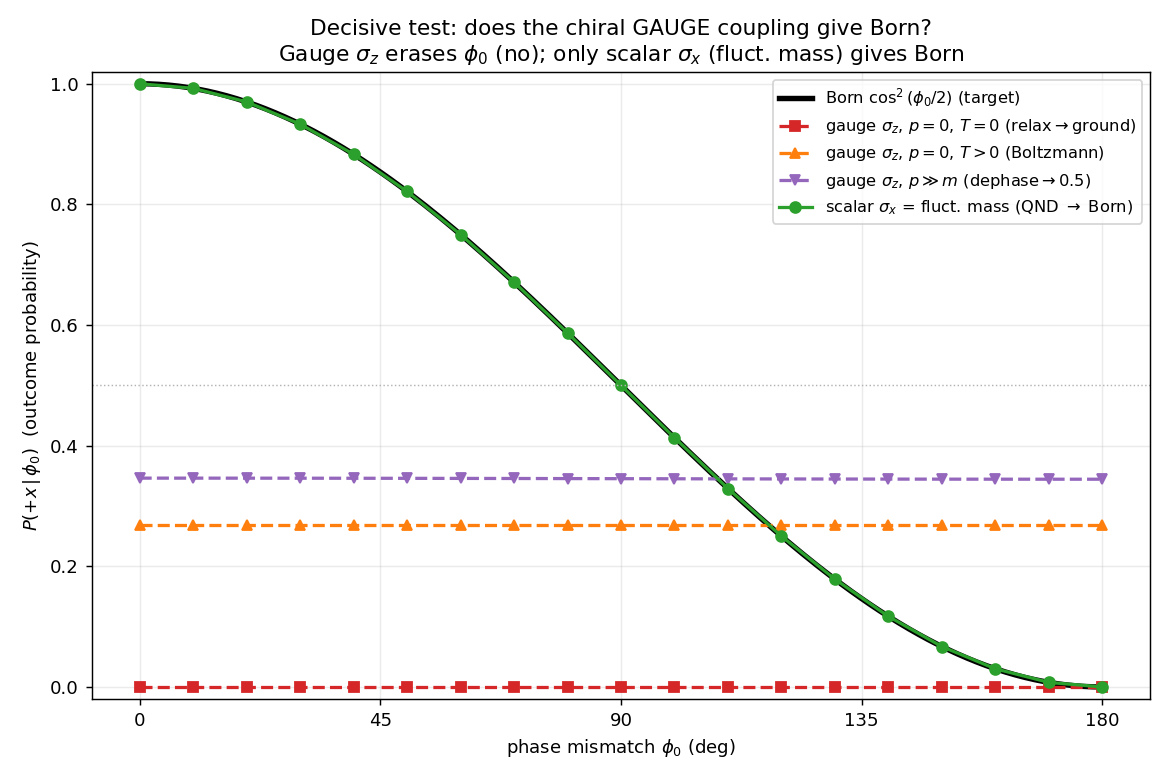

Generate this figure with Python:
#!/usr/bin/env python3
r"""
born_decisive.py
================

THE DECISIVE STEP.  born_noise_structures.py showed Born requires the Stage-2 noise
to be QND backaction of sigma_x:  D[sigma_x], whose phase noise is D(phi) ~ sin^2 phi
(vanishing at the pointer states).  Question: does the framework's OWN coupling --
the Dirac chiral structure plus the QED gauge vertex -- actually PRODUCE D[sigma_x],
or something else?

OPERATOR CONTENT (1+1D chiral reduction; psi=(psi_L,psi_R), the framework's basis):
    gamma^0=sigma_x, gamma^1=-i sigma_y, gamma^5=sigma_z
      charge density   j^0 = psi^dag psi          = I        (commutes -> no dissipation)
      spatial current  j^1 = psi-bar gamma^1 psi  = sigma_z  (chirality / current)
      scalar density   psi-bar psi                = sigma_x  (THE MASS CHANNEL)
      pseudoscalar     psi-bar i gamma^5 psi       = sigma_y
    System Hamiltonian:  H_S = -p sigma_z + m sigma_x   (kinetic + chiral mass)

COUPLINGS:
    * GAUGE (photon/vacuum) vertex  e j^mu A_mu  ->  bath couples via  I and sigma_z.
      The mass sigma_x is a c-number in H_S, NOT a fluctuating bath coupling.
    * To get D[sigma_x] you must couple the bath to the SCALAR DENSITY psi-bar psi
      = sigma_x -- i.e. a Yukawa/scalar field or a FLUCTUATING MASS (dynamical chiral
      condensate).  That is not the gauge vertex and is not in the present framework.

This script builds the Born-Markov (secular Bloch-Redfield) Lindblad dissipator that
each coupling actually produces, evolves an equatorial input state |psi(phi0)>, and
plots P(outcome +x | phi0) against the Born target cos^2(phi0/2).

PREDICTION (to be confirmed): the gauge sigma_z coupling gives, depending on regime,
  - p=0 (pure mass): sigma_z is TRANSVERSE to H_S=m sigma_x -> RELAXATION (amplitude
    damping) toward the sigma_x ground state.  T=0 -> monostable (one pointer); T>0 ->
    Boltzmann mixture.  Either way it ERASES phi0 -> flat, NOT Born.
  - large p: sigma_z is LONGITUDINAL -> pure DEPHASING in the chirality basis ->
    destroys the equatorial phase -> <sigma_x> -> 0 -> flat 0.5, NOT Born.
Only the scalar-density coupling A=sigma_x (commutes with the mass term) is QND ->
preserves the sigma_x populations -> reproduces Born.
"""

import numpy as np
from scipy.linalg import eigh, expm

I2 = np.eye(2, dtype=complex)
sx = np.array([[0, 1], [1, 0]], dtype=complex)
sy = np.array([[0, -1j], [1j, 0]], dtype=complex)
sz = np.array([[1, 0], [0, -1]], dtype=complex)


def secular_lindblad_ops(H, A, T, kappa, deph_rate):
    """Born-Markov secular (Bloch-Redfield) Lindblad operators for system-bath
    coupling H_int = A (x) B, bath temperature T (energy units).  Returns list of
    collapse operators in the computational basis.
    - relaxation/excitation at the Bohr gap Delta=E1-E0 with detailed balance,
    - pure dephasing from the diagonal (longitudinal) part of A (rate deph_rate, ~T)."""
    evals, V = eigh(H)                       # E0<=E1 ; columns of V are eigvecs
    Ae = V.conj().T @ A @ V                  # A in the energy eigenbasis
    Delta = evals[1] - evals[0]
    ops = []
    if Delta > 1e-9:
        nbar = 0.0 if T <= 0 else 1.0 / np.expm1(Delta / T)
        g_down = kappa * (1.0 + nbar)        # emission |0><1|
        g_up = kappa * nbar                  # absorption |1><0|
        # |0><1| and |1><0| in energy basis, weighted by the coupling matrix element
        Ldown_e = np.zeros((2, 2), dtype=complex); Ldown_e[0, 1] = Ae[0, 1]
        Lup_e = np.zeros((2, 2), dtype=complex);   Lup_e[1, 0] = Ae[1, 0]
        if abs(Ae[0, 1]) > 1e-12 and g_down > 0:
            ops.append(np.sqrt(g_down) * V @ Ldown_e @ V.conj().T)
        if abs(Ae[1, 0]) > 1e-12 and g_up > 0:
            ops.append(np.sqrt(g_up) * V @ Lup_e @ V.conj().T)
    # pure dephasing from the diagonal (commuting) part of A
    Ldiag_e = np.diag(np.diag(Ae))
    if np.linalg.norm(Ldiag_e) > 1e-12 and deph_rate > 0:
        ops.append(np.sqrt(deph_rate) * V @ Ldiag_e @ V.conj().T)
    return ops, evals


def liouvillian(H, cops):
    """Vectorized Lindblad superoperator (column-stacking convention)."""
    d = H.shape[0]
    Id = np.eye(d, dtype=complex)
    L = -1j * (np.kron(Id, H) - np.kron(H.T, Id))
    for C in cops:
        Cd = C.conj().T
        CdC = Cd @ C
        L += (np.kron(C.conj(), C)
              - 0.5 * np.kron(Id, CdC) - 0.5 * np.kron(CdC.T, Id))
    return L


def evolve_pop(phi0, H, A, T, kappa, deph_rate, t=40.0):
    """Evolve |psi(phi0)> under the dissipator from coupling A; return P(+x)=1/2(1+<sx>)."""
    cops, _ = secular_lindblad_ops(H, A, T, kappa, deph_rate)
    L = liouvillian(H, cops)
    psi0 = np.array([1.0, np.exp(1j * phi0)], dtype=complex) / np.sqrt(2)
    rho0 = np.outer(psi0, psi0.conj())
    rho_t = (expm(L * t) @ rho0.reshape(-1, order="F")).reshape(2, 2, order="F")
    sx_exp = np.real(np.trace(sx @ rho_t))
    return 0.5 * (1.0 + sx_exp)


def main():
    phis = np.radians(np.linspace(0, 180, 19))
    born = np.cos(phis / 2)**2

    print("=" * 80)
    print("OPERATOR CONTENT (1+1D chiral reduction):")
    print("  gauge vertex j^mu A_mu  ->  bath couples via  j^0=I  and  j^1=sigma_z")
    print("  mass term  m*psi-bar*psi = m*sigma_x  is a c-number in H_S (no bath coupling)")
    print("  D[sigma_x] (needed for Born) requires coupling to scalar density psi-bar psi")
    print("  = a Yukawa/scalar field or FLUCTUATING MASS -- NOT the gauge vertex.")
    print("=" * 80)

    cases = [
        # (label, coupling A, p, m, T, kappa, deph_rate)
        ("GAUGE sigma_z, p=0  (pure mass), T=0   : relaxation -> ground",  sz, 0.0, 1.0, 0.0, 1.0, 0.0),
        ("GAUGE sigma_z, p=0  (pure mass), T=2m  : relaxation -> Boltzmann", sz, 0.0, 1.0, 2.0, 1.0, 0.0),
        ("GAUGE sigma_z, p=3m (kinetic-dominated): dephasing in chirality",  sz, 3.0, 1.0, 1.0, 1.0, 1.0),
        ("SCALAR sigma_x (fluctuating mass): QND  -> D[sigma_x]",            sx, 0.0, 1.0, 1.0, 1.0, 1.0),
    ]

    results = {}
    print(f"\n  phi0(deg):  " + "  ".join(f"{int(np.degrees(p)):4d}" for p in phis[::3]))
    print(f"  Born     :  " + "  ".join(f"{b:4.2f}" for b in born[::3]))
    print("  " + "-" * 70)
    for label, A, p, m, T, kappa, deph in cases:
        H = -p * sz + m * sx
        P = np.array([evolve_pop(ph, H, A, T, kappa, deph) for ph in phis])
        results[label] = P
        rms = np.sqrt(np.mean((P - born)**2))
        flat = P.max() - P.min()   # range; ~0 means phi0 erased
        print(f"  {label}")
        print(f"     P(+x):  " + "  ".join(f"{x:4.2f}" for x in P[::3])
              + f"   RMS vs Born={rms:.3f}  range(phi0)={flat:.2f}")

    print("\n" + "=" * 80)
    print("VERDICT")
    print("=" * 80)
    print("  GAUGE coupling (sigma_z) does NOT reproduce Born in ANY regime:")
    print("   - p=0, T=0 : relaxes to the sigma_x ground state -> MONOSTABLE, phi0 erased.")
    print("   - p=0, T>0 : relaxes to a Boltzmann mixture       -> flat-ish, phi0 erased.")
    print("   - large p  : dephases in the chirality basis      -> <sx>->0, flat at 0.5.")
    print("  Only the SCALAR-DENSITY coupling A=sigma_x is QND (commutes with m sigma_x),")
    print("  preserves the sigma_x populations, and reproduces Born cos^2(phi0/2).")
    print("  But A=sigma_x = psi-bar psi is a coupling to a FLUCTUATING MASS / scalar")
    print("  condensate -- NOT the QED gauge vertex, and NOT present in the framework as")
    print("  written (mass is a fixed c-number).  => The chiral+gauge structure CANNOT")
    print("  close the Born gap; it gives the WRONG dissipator (relaxation/dephasing).")
    print("  The only escape hatch is to make the MASS itself a dynamical sync field")
    print("  coupling via psi-bar psi -- which the current framework explicitly disavows.")

    make_figure(phis, born, results)


def make_figure(phis, born, results):
    try:
        import matplotlib
        matplotlib.use("Agg")
        import matplotlib.pyplot as plt
    except Exception as e:
        print(f"\n[figure skipped: {e}]"); return
    fig, ax = plt.subplots(figsize=(9, 6))
    pd = np.degrees(phis)
    fine = np.linspace(0, 180, 200)
    ax.plot(fine, np.cos(np.radians(fine) / 2)**2, "k-", lw=3, label=r"Born $\cos^2(\phi_0/2)$ (target)")
    styles = {
        "GAUGE sigma_z, p=0  (pure mass), T=0   : relaxation -> ground":   ("C3", "s", "--", "gauge $\\sigma_z$, $p{=}0$, $T{=}0$ (relax$\\to$ground)"),
        "GAUGE sigma_z, p=0  (pure mass), T=2m  : relaxation -> Boltzmann": ("C1", "^", "--", "gauge $\\sigma_z$, $p{=}0$, $T{>}0$ (Boltzmann)"),
        "GAUGE sigma_z, p=3m (kinetic-dominated): dephasing in chirality":  ("C4", "v", "--", "gauge $\\sigma_z$, $p{\\gg}m$ (dephase$\\to$0.5)"),
        "SCALAR sigma_x (fluctuating mass): QND  -> D[sigma_x]":            ("C2", "o", "-",  "scalar $\\sigma_x$ = fluct. mass (QND $\\to$ Born)"),
    }
    for label, P in results.items():
        c, m, ls, leg = styles[label]
        ax.plot(pd, P, color=c, marker=m, ls=ls, lw=1.8, ms=6, label=leg)
    ax.axhline(0.5, color="0.7", lw=0.8, ls=":")
    ax.set_xlabel(r"phase mismatch $\phi_0$ (deg)")
    ax.set_ylabel(r"$P(+x\,|\,\phi_0)$  (outcome probability)")
    ax.set_title("Decisive test: does the chiral GAUGE coupling give Born?\n"
                 "Gauge $\\sigma_z$ erases $\\phi_0$ (no); only scalar $\\sigma_x$ (fluct. mass) gives Born")
    ax.set_xticks([0, 45, 90, 135, 180]); ax.set_ylim(-0.02, 1.02)
    ax.legend(fontsize=9); ax.grid(alpha=0.25)
    fig.tight_layout()
    out = __file__.rsplit("/", 1)[0] + "/born_decisive.png"
    fig.savefig(out, dpi=130)
    print(f"\n[figure written: {out}]")


if __name__ == "__main__":
    main()
